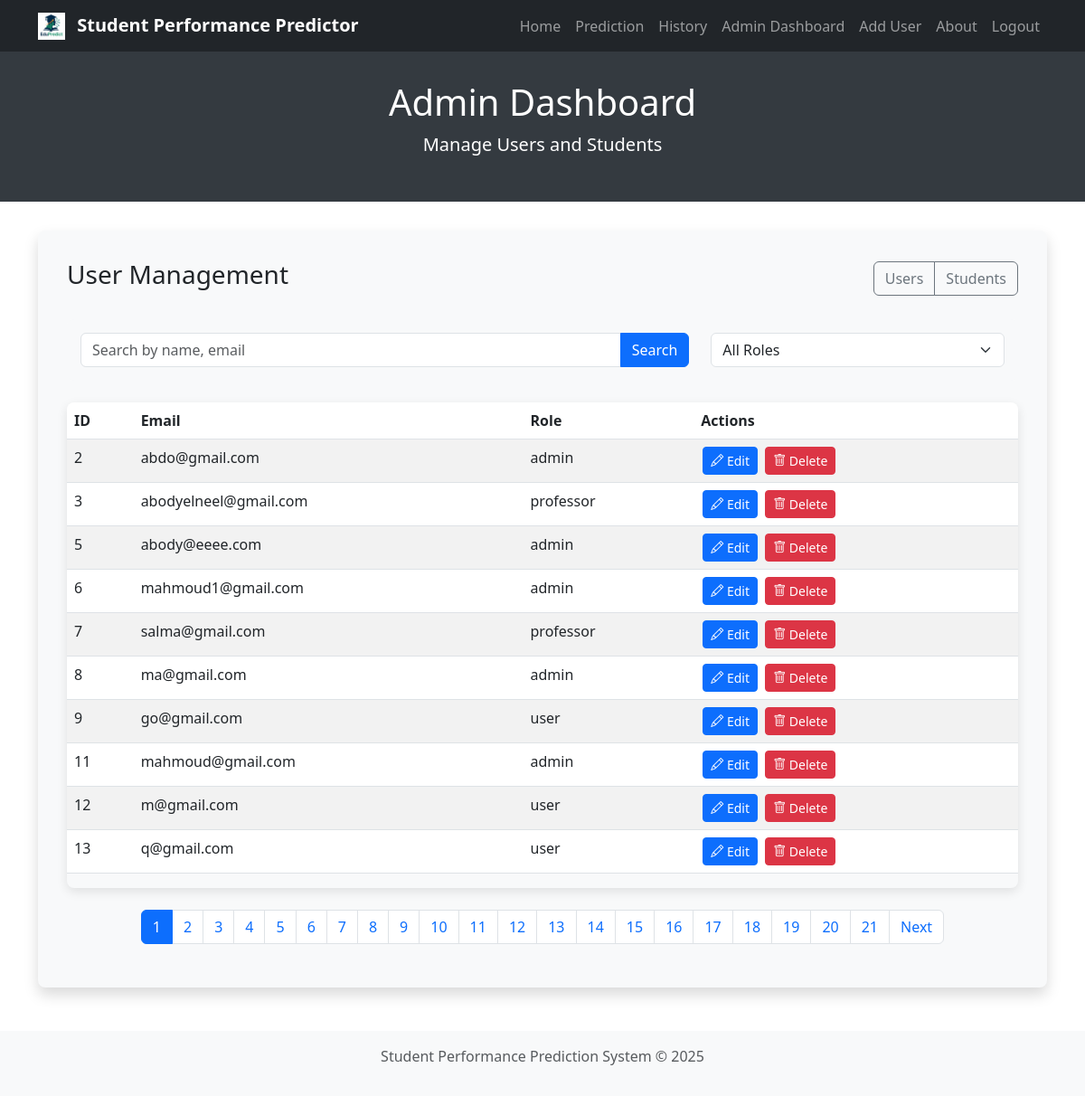
Page /dashboard (signed in) on the committed database.
### market/models.py (models this page shows)
class User(db.Model, UserMixin):
    id = db.Column(db.Integer, primary_key=True)
    email_address = db.Column(db.String(50), nullable=False)
    password_hash = db.Column(db.String(60), nullable=False)
    role = db.Column(db.String(60))

### market/routes.py (the view)
@main_bp.route('/dashboard')
@login_required
@role_required('admin')
def admin_dashboard():
    page = request.args.get('page', 1, type=int)
    per_page = 10
    users_query = User.query
    users_paginated = users_query.paginate(page=page, per_page=per_page, error_out=False)
    students_query = Student.query
    students_paginated = students_query.paginate(page=page, per_page=per_page, error_out=False)
    return render_template('admin_dashboard.html',
                          users=users_paginated.items,
                          students=students_paginated.items,
                          page=page,
                          pages=max(users_paginated.pages, students_paginated.pages))

### market/__init__.py (called while the page is built)
@login_manager.user_loader
def load_user(user_id):
    return User.query.get(int(user_id))

### market/routes.py (called while the page is built)
def role_required(*roles):
    def wrapper(f):
        @wraps(f)
        def decorated_function(*args, **kwargs):
            if current_user.is_authenticated and current_user.role in roles:
                return f(*args, **kwargs)
            else:
                abort(403)  # Forbidden
        return decorated_function
    return wrapper

### market/templates/admin_dashboard.html (shortened to what this page needs)
{% extends "layout.html" %}
{% block header_title %}Admin Dashboard{% endblock %}
{% block header_subtitle %}Manage Users and Students{% endblock %}
{% block content %}
<div class="content-container mb-4">
    <div class="d-flex justify-content-between align-items-center mb-4">
        <h3>User Management</h3>
        <div class="btn-group">
            <button class="btn btn-outline-secondary" id="showUsers">Users</button>
            <button class="btn btn-outline-secondary" id="showStudents">Students</button>
        </div>
    </div>
    <div class="filter-container mb-4">
        <div class="row">
            <div class="col-md-8">
                <div class="input-group">
                    <input type="text" class="form-control" id="searchInput" placeholder="Search by name, email">
                    <button class="btn btn-primary" id="searchBtn">Search</button>
                </div>
            </div>
            <div class="col-md-4">
                <select class="form-select" id="roleFilter">
                    <option value="">All Roles</option>
                </select>
            </div>
        </div>
    </div>
    <div id="usersSection">
        <div class="table-responsive user-table">
            <table class="table table-striped">
                <thead class="thead-dark">
                    <tr>
                        <th>ID</th>
                        <th>Email</th>
                        <th>Role</th>
                        <th>Actions</th>
                    </tr>
                </thead>
                <tbody id="usersTableBody">
                    {% for user in users %}
                    <tr>
                        <td>{{ user.id }}</td>
                        <td>{{ user.email_address }}</td>
                        <td>{{ user.role }}</td>
                        <td class="action-buttons">
                            <button class="btn btn-sm btn-primary edit-user-btn" data-id="{{ user.id }}" data-email="{{ user.email_address }}" data-role="{{ user.role }}">
                                <i class="bi bi-pencil"></i> Edit
                            </button>
                            <button class="btn btn-sm btn-danger delete-user-btn" data-id="{{ user.id }}" data-email="{{ user.email_address }}">
                                <i class="bi bi-trash"></i> Delete
                            </button>
                        </td>
                    </tr>
                    {% endfor %}
                </tbody>
            </table>
        </div>
    </div>
    <div class="d-flex justify-content-center mt-4">
        <nav aria-label="Page navigation">
            <ul class="pagination">
                {% for i in range(1, pages + 1) %}
                <li class="page-item {% if i == page %}active{% endif %}">
                    <a class="page-link" href="{{ url_for('main.admin_dashboard', page=i) }}">{{ i }}</a>
                </li>
                {% endfor %}
                {% if page < pages %}
                <li class="page-item">
                    <a class="page-link" href="{{ url_for('main.admin_dashboard', page=page+1) }}">Next</a>
                </li>
                {% endif %}
            </ul>
        </nav>
    </div>
</div>
{% endblock %}

### market/templates/layout.html (style rules this page uses)
.form-container, .content-container { background-color: #f8f9fa; padding: 2rem; border-radius: 8px; box-shadow: 0 0.5rem 1rem rgba(0, 0, 0, 0.15); }

### market/templates/admin_dashboard.html (style rules this page uses)
.user-table { box-shadow: 0 0.25rem 0.75rem rgba(0, 0, 0, 0.1); border-radius: 8px; overflow: hidden; }
.action-buttons .btn { margin: 0 2px; }
.filter-container { margin-bottom: 20px; padding: 15px; background-color: #f8f9fa; border-radius: 8px; }

### rows in the picture
User: id "2", email_address "abdo@gmail.com", role "admin"
User: id "3", email_address "abodyelneel@gmail.com", role "professor"
User: id "5", email_address "abody@eeee.com", role "admin"
User: id "6", email_address "mahmoud1@gmail.com", role "admin"
User: id "7", email_address "salma@gmail.com", role "professor"
User: id "8", email_address "ma@gmail.com", role "admin"
User: id "9", email_address "go@gmail.com", role "user"
User: id "11", email_address "mahmoud@gmail.com", role "admin"
User: id "12", email_address "m@gmail.com", role "user"
User: id "13", email_address "q@gmail.com", role "user"

### other values in the picture
{{ i }} "1" "2" "3" "4" "5" "6" "7" "8" "9" "10" "11" "12" "13" "14" "15" "16" "17" "18" "19" "20" "21"
